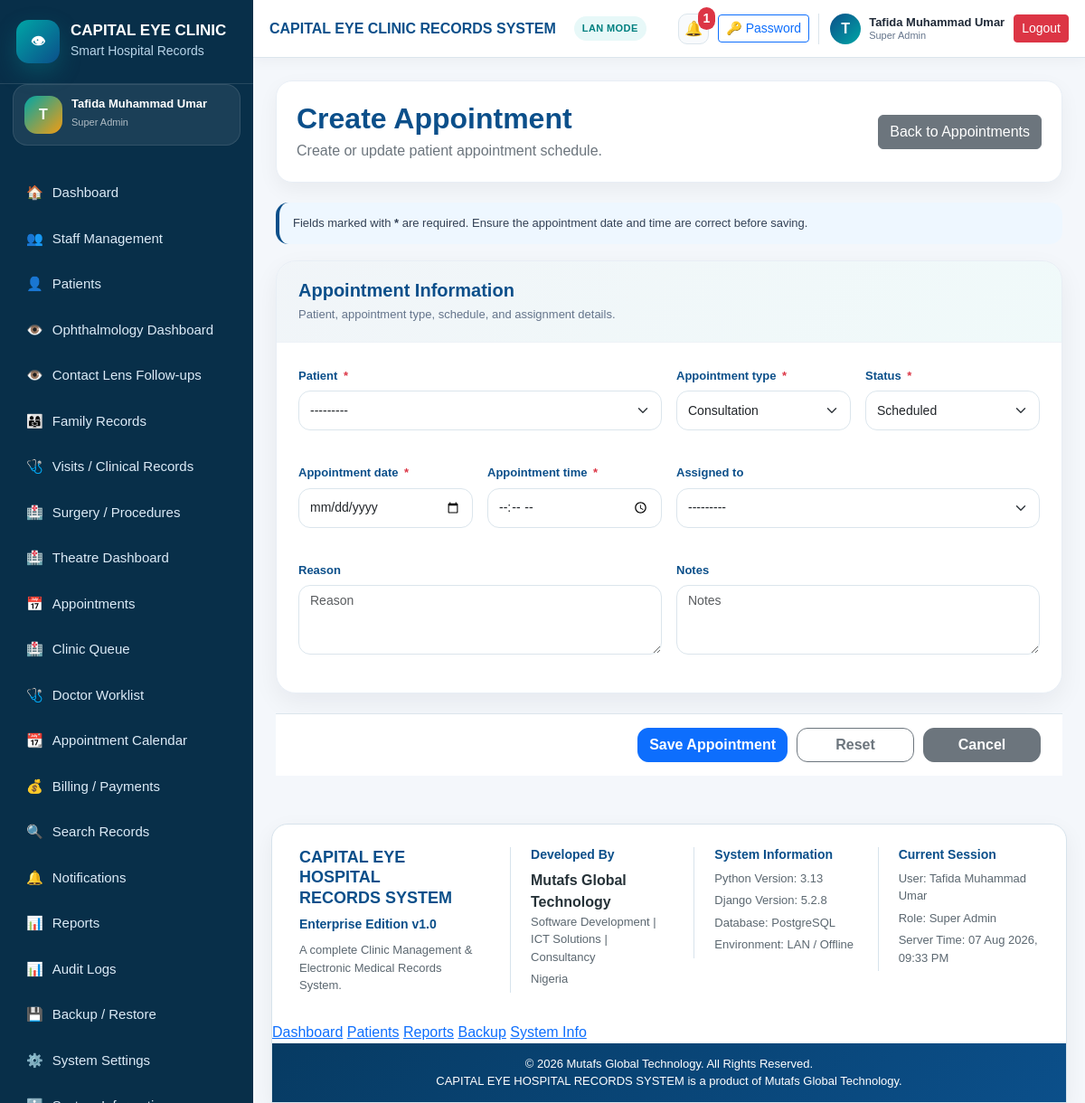
Screenshot of /patients/appointments/create/ (signed in) with the database file from the repository.
### settings_app/models.py (models this page shows, shortened)
class SystemSetting(models.Model):
    hospital_name = models.CharField(
        max_length=200,
        default="CAPITAL EYE HOSPITAL",
    )
    system_name = models.CharField(
        max_length=200,
        default="CAPITAL EYE HOSPITAL RECORDS SYSTEM",
    )
    hospital_address = models.TextField(blank=True)
    hospital_phone = models.CharField(max_length=50, blank=True)
    hospital_email = models.EmailField(blank=True)
    receipt_footer = models.TextField(
        blank=True,
        default="Thank you for choosing Capital Eye Hospital.",
    )
    report_footer = models.TextField(
        blank=True,
        default="Generated from CAPITAL EYE HOSPITAL RECORDS SYSTEM.",
    )
    backup_reminder_text = models.CharField(
        max_length=255,
        default="Remember to backup clinic records regularly.",
    )
    default_currency = models.CharField(
        max_length=10,
        default="₦",
    )
    allow_duplicate_warning = models.BooleanField(default=True)
    enable_audit_logs = models.BooleanField(default=True)
    updated_at = models.DateTimeField(auto_now=True)
    class Meta:
        verbose_name = "System Setting"
        verbose_name_plural = "System Settings"
    @classmethod
    def get_settings(cls):
        obj, created = cls.objects.get_or_create(pk=1)
        return obj

### accounts/models.py (models this page shows, shortened)
class User(AbstractUser):
    class Role(models.TextChoices):
        SUPER_ADMIN = "SUPER_ADMIN", "Super Admin"
        HOSPITAL_ADMIN = "HOSPITAL_ADMIN", "Hospital Admin"
        RECEPTIONIST = "RECEPTIONIST", "Receptionist"
        DOCTOR = "DOCTOR", "Doctor/Ophthalmologist"
        NURSE = "NURSE", "Nurse"
        CASHIER = "CASHIER", "Cashier/Accountant"
        RECORDS_OFFICER = "RECORDS_OFFICER", "Records Officer"
        LAB_STAFF = "LAB_STAFF", "Lab/Procedure Staff"
        VIEWER = "VIEWER", "Viewer/Auditor"
    role = models.CharField(
        max_length=30,
        choices=Role.choices,
        default=Role.VIEWER,
    )
    phone_number = models.CharField(max_length=20, blank=True)
    staff_id = models.CharField(max_length=30, blank=True, unique=True, null=True)
    department = models.CharField(max_length=100, blank=True)
    must_change_password = models.BooleanField(default=False)
    is_active_staff = models.BooleanField(default=True)
    created_at = models.DateTimeField(auto_now_add=True)
    updated_at = models.DateTimeField(auto_now=True)
    class Meta:
        ordering = ["first_name", "last_name", "username"]
    def __str__(self):
        full_name = self.get_full_name()
        return full_name if full_name else self.username

### patients/views.py (the view, shortened to what this page needs)
# urls.py: path("appointments/create/", views.appointment_create, name="appointment_create"),
@login_required
@records_staff_required
def appointment_create(request):
    form = AppointmentForm(request.POST or None)
    return render(request, "patients/appointment_form.html", {
        "form": form,
        "title": "Create Appointment",
        "button_text": "Save Appointment",
    })

### patients/forms.py
class AppointmentForm(forms.ModelForm):
    class Meta:
        model = Appointment
        fields = [
            "patient",
            "appointment_type",
            "status",
            "appointment_date",
            "appointment_time",
            "reason",
            "notes",
            "assigned_to",
        ]
        widgets = {
            "patient": forms.Select(attrs={"class": "form-select"}),
            "appointment_type": forms.Select(attrs={"class": "form-select"}),
            "status": forms.Select(attrs={"class": "form-select"}),
            "appointment_date": forms.DateInput(attrs={"class": "form-control", "type": "date"}),
            "appointment_time": forms.TimeInput(attrs={"class": "form-control", "type": "time"}),
            "reason": forms.Textarea(attrs={"class": "form-control", "rows": 3}),
            "notes": forms.Textarea(attrs={"class": "form-control", "rows": 3}),
            "assigned_to": forms.Select(attrs={"class": "form-select"}),
        }
    def __init__(self, *args, **kwargs):
        super().__init__(*args, **kwargs)
        apply_enterprise_form_style(self)

### notifications/context_processors.py (called while the page is built)
def notification_context(request):
    if not request.user.is_authenticated:
        return {
            "unread_notifications_count": 0,
            "recent_notifications": [],
        }
    notifications = Notification.objects.filter(
        recipient=request.user,
        is_read=False,
    ) | Notification.objects.filter(
        is_global=True,
        is_read=False,
    )
    notifications = notifications.order_by("-created_at")
    return {
        "unread_notifications_count": notifications.count(),
        "recent_notifications": notifications[:5],
    }

### patients/forms.py (called while the page is built)
def apply_enterprise_form_style(form):
    for field_name, field in form.fields.items():
        existing_class = field.widget.attrs.get("class", "")
        if field.widget.__class__.__name__ == "Select":
            field.widget.attrs["class"] = f"{existing_class} form-select".strip()
        else:
            field.widget.attrs["class"] = f"{existing_class} form-control".strip()
        field.widget.attrs.setdefault("placeholder", field.label)

### patients/models.py (called while the page is built)
    def __str__(self):
        return f"{self.file_number} - {self.full_name}"

### templates/patients/appointment_form.html (shortened to what this page needs)
{% extends "base.html" %}
{% block content %}
<div class="page-header">
    <div>
        <h2>{{ title }}</h2>
        <p>Create or update patient appointment schedule.</p>
    </div>
    <a href="{% url 'appointment_list' %}" class="btn btn-secondary">
        Back to Appointments
    </a>
</div>
<form method="post" novalidate>
    <div class="enterprise-form-note">
        Fields marked with <strong>*</strong> are required. Ensure the appointment date and time are correct before saving.
    </div>
    <div class="enterprise-form-card">
        <div class="enterprise-form-header">
            <h5>Appointment Information</h5>
            <p>Patient, appointment type, schedule, and assignment details.</p>
        </div>
        <div class="enterprise-form-body">
            <div class="row g-3">
                <div class="col-md-6">
                    {% include "partials/enterprise_field.html" with field=form.patient %}
                </div>
                <div class="col-md-3">
                    {% include "partials/enterprise_field.html" with field=form.appointment_type %}
                </div>
                <div class="col-md-3">
                    {% include "partials/enterprise_field.html" with field=form.status %}
                </div>
                <div class="col-md-3">
                    {% include "partials/enterprise_field.html" with field=form.appointment_date %}
                </div>
                <div class="col-md-3">
                    {% include "partials/enterprise_field.html" with field=form.appointment_time %}
                </div>
                <div class="col-md-6">
                    {% include "partials/enterprise_field.html" with field=form.assigned_to %}
                </div>
                <div class="col-md-6">
                    {% include "partials/enterprise_field.html" with field=form.reason %}
                </div>
                <div class="col-md-6">
                    {% include "partials/enterprise_field.html" with field=form.notes %}
                </div>
            </div>
        </div>
    </div>
    {% include "partials/form_actions.html" with button_text=button_text cancel_url=request.META.HTTP_REFERER %}
</form>
{% endblock %}

### templates/base.html (shortened to what this page needs)
{% load static %}
<!DOCTYPE html>
<html lang="en">
<head>
    <link href="{% static 'css/bootstrap.min.css' %}" rel="stylesheet">
    <link href="{% static 'css/app.css' %}?v=20260802-4" rel="stylesheet">
</head>
<body>
{% if user.is_authenticated %}
<div class="app-wrapper">
    <aside class="sidebar" id="sidebar">
        <div class="sidebar-brand">
            <div class="brand-logo eye-brand-logo">👁</div>
            <div>
                <h5>{{ system_settings.hospital_name|default:"CAPITAL EYE" }}</h5>
                <small>Smart Hospital Records</small>
            </div>
        </div>
        <div class="sidebar-user-mini">
            <div class="sidebar-user-avatar">
                {{ request.user.get_full_name|default:request.user.username|slice:":1"|upper }}
            </div>
            <div>
                <strong>{{ request.user.get_full_name|default:request.user.username }}</strong>
                <small>{{ request.user.get_role_display }}</small>
            </div>
        </div>
        <nav class="sidebar-nav">
            <a href="{% url 'dashboard' %}"
               class="nav-link-item {% if request.resolver_match.url_name == 'dashboard' %}active{% endif %}">
                <span>🏠</span> Dashboard
            </a>
            <a href="{% url 'staff_dashboard' %}"
               class="nav-link-item {% if 'staff' in request.resolver_match.url_name %}active{% endif %}">
                <span>👥</span> Staff Management
            </a>
            <a href="{% url 'patient_list' %}"
               class="nav-link-item {% if request.resolver_match.url_name == 'patient_list' or request.resolver_match.url_name == 'patient_create' or request.resolver_match.url_name == 'patient_detail' %}active{% endif %}">
                <span>👤</span> Patients
            </a>
            <a href="{% url 'ophthalmology_dashboard' %}"
               class="nav-link-item {% if request.resolver_match.url_name == 'ophthalmology_dashboard' %}active{% endif %}">
                <span>👁️</span> Ophthalmology Dashboard
            </a>
            <a href="{% url 'contact_lens_follow_up_queue' %}"
               class="nav-link-item {% if request.resolver_match.url_name == 'contact_lens_follow_up_queue' %}active{% endif %}">
                <span>👁️</span> Contact Lens Follow-ups
            </a>
            <a href="{% url 'family_group_list' %}" class="nav-link-item">
                <span>👨‍👩‍👧</span> Family Records
            </a>
            <a href="{% url 'visit_list' %}" class="nav-link-item">
                <span>🩺</span> Visits / Clinical Records
            </a>
            <a href="{% url 'surgery_list' %}" class="nav-link-item">
                <span>🏥</span> Surgery / Procedures
            </a>
            <a href="{% url 'surgery_theatre_dashboard' %}" class="nav-link-item">
                <span>🏥</span> Theatre Dashboard
            </a>
            <a href="{% url 'appointment_list' %}" class="nav-link-item">
                <span>📅</span> Appointments
            </a>
            <a href="{% url 'clinic_queue' %}" class="nav-link-item">
                <span>🏥</span> Clinic Queue
            </a>
            <a href="{% url 'doctor_worklist' %}" class="nav-link-item">
                <span>🩺</span> Doctor Worklist
            </a>
            <a href="{% url 'appointment_calendar' %}" class="nav-link-item">
                <span>📆</span> Appointment Calendar
            </a>
            <a href="{% url 'bill_list' %}" class="nav-link-item">
                <span>💰</span> Billing / Payments
            </a>
            <a href="{% url 'global_search' %}" class="nav-link-item">
                <span>🔍</span> Search Records
            </a>
            <a href="{% url 'notification_list' %}"
               class="nav-link-item {% if 'notification' in request.resolver_match.url_name %}active{% endif %}">
                <span>🔔</span> Notifications
            </a>
            <a href="{% url 'reports_dashboard' %}"
               class="nav-link-item {% if 'report' in request.resolver_match.url_name %}active{% endif %}">
                <span>📊</span> Reports
            </a>
            <a href="{% url 'audit_log_list' %}" class="nav-link-item">
                <span>📊</span> Audit Logs
            </a>
            <a href="{% url 'backup_dashboard' %}" class="nav-link-item">
                <span>💾</span> Backup / Restore
            </a>
            <a href="{% url 'system_setting_update' %}" class="nav-link-item">
                <span>⚙️</span> System Settings
            </a>
            <a href="{% url 'about_system' %}"
               class="nav-link-item {% if request.resolver_match.url_name == 'about_system' %}active{% endif %}">
                <span>ℹ️</span> System Information
            </a>
        </nav>
    </aside>
    <main class="main-content">
        <header class="topbar enterprise-topbar">
            <div class="topbar-title">
                <strong>{{ system_settings.system_name }}</strong>
                <span class="system-mode-badge">LAN MODE</span>
            </div>
            <div class="user-area enterprise-user-area">
                <a href="{% url 'notification_list' %}" class="topbar-icon-btn position-relative" title="Notifications">
                    🔔
                    {% if unread_notifications_count %}
                        <span class="notification-count-badge">{{ unread_notifications_count }}</span>
                    {% endif %}
                </a>
                <a href="{% url 'change_own_password' %}" class="btn btn-sm btn-outline-primary topbar-password-btn">
                    🔑 Password
                </a>
                <div class="topbar-user-card">
                    <div class="topbar-avatar">
                        {{ request.user.get_full_name|default:request.user.username|slice:":1"|upper }}
                    </div>
                    <div class="topbar-user-text">
                        <strong>{{ request.user.get_full_name|default:request.user.username }}</strong>
                        <small>{{ request.user.get_role_display }}</small>
                    </div>
                </div>
                <a href="{% url 'logout' %}" class="btn btn-sm btn-danger">
                    Logout
                </a>
            </div>
        </header>
        <section class="page-content page-transition">
            {% block content %}{% endblock %}
        </section>
        <footer class="enterprise-footer">
            <div class="enterprise-footer-grid">
                <div class="footer-brand">
                    <h5>CAPITAL EYE HOSPITAL<br>RECORDS SYSTEM</h5>
                    <p>Enterprise Edition v1.0</p>
                    <small>
                        A complete Clinic Management & Electronic Medical Records System.
                    </small>
                </div>
                <div class="footer-section">
                    <h6>Developed By</h6>
                    <strong>Mutafs Global Technology</strong>
                    <p>Software Development | ICT Solutions | Consultancy</p>
                    <small>Nigeria</small>
                </div>
                <div class="footer-section">
                    <h6>System Information</h6>
                    <p>Python Version: 3.13</p>
                    <p>Django Version: 5.2.8</p>
                    <p>Database: PostgreSQL</p>
                    <p>Environment: LAN / Offline</p>
                </div>
                <div class="footer-section">
                    <h6>Current Session</h6>
                    <p>User: {{ request.user.get_full_name|default:request.user.username }}</p>
                    <p>Role: {{ request.user.get_role_display }}</p>
                    <p>Server Time: {% now "d M Y, h:i A" %}</p>
                </div>
            </div>
            <div class="enterprise-footer-links">
                <a href="{% url 'dashboard' %}">Dashboard</a>
                <a href="{% url 'patient_list' %}">Patients</a>
                <a href="{% url 'reports_dashboard' %}">Reports</a>
                <a href="{% url 'backup_dashboard' %}">Backup</a>
                <a href="{% url 'about_system' %}">System Info</a>
            </div>
            <div class="enterprise-footer-bottom">
                © {% now "Y" %} Mutafs Global Technology. All Rights Reserved.
                <br>
                CAPITAL EYE HOSPITAL RECORDS SYSTEM is a product of Mutafs Global Technology.
            </div>
        </footer>
    </main>
</div>
{% else %}
    {% block public_content %}{% endblock %}
{% endif %}
</body>
</html>

### rows the page displays
SystemSetting: hospital_name "CAPITAL EYE CLINIC", system_name "CAPITAL EYE CLINIC RECORDS SYSTEM"
User: user.get_full_name "T", user.get_full_name "Tafida Muhammad Umar", user.role "Super Admin"

### other values shown
{{ unread_notifications_count }} "1"
{{ title }} "Create Appointment"
{{ field.label }} "Patient Appointment type Status Appointment date Appointment time Assigned to Reason Notes"
{{ button_text|default:"Save Record" }} "Save Appointment"
